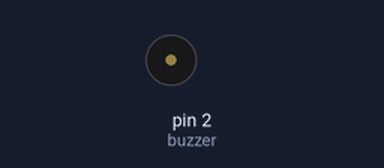
Bench run of a sketch on a simulated Arduino Uno, built with avr-gcc and run on an emulated ATmega328P. On the bench: buzzer (waves = sounding, pin HIGH).

Above: at 0.6 s.
At 2.5 s:
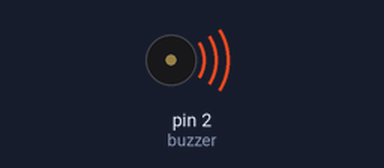
Timing chart, 0 to 6.6 s (numbered marks = the images above):
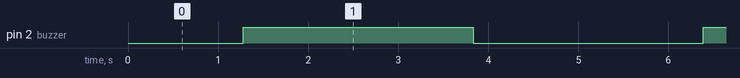

Measured:
- by itself, pin 2 (buzzer): alternates HIGH for 2.6 s and LOW for 2.6 s

The sketch:

alarm_test.ino
```cpp
#define buzzer 2 //change to any output pin (not analog inputs)

void setup() { //run this code once
  pinMode(buzzer, OUTPUT); //tell arduino the buzzer is an output device
}

void loop(){ //loop forever...

  for(int i=0; i<255; i++) { //do this 255 times
    analogWrite(buzzer, i); //raise the voltage sent out of the pin by 1
    delay(10); //wait 10 milliseconds to repeat
  }

  for(int i=255; i>0; i--) { // do this 255 times
    analogWrite(buzzer, i); //lower the voltage sent out of the pin by 1
    delay(10); //wait 10 milliseconds to repeat

  }
}
```
